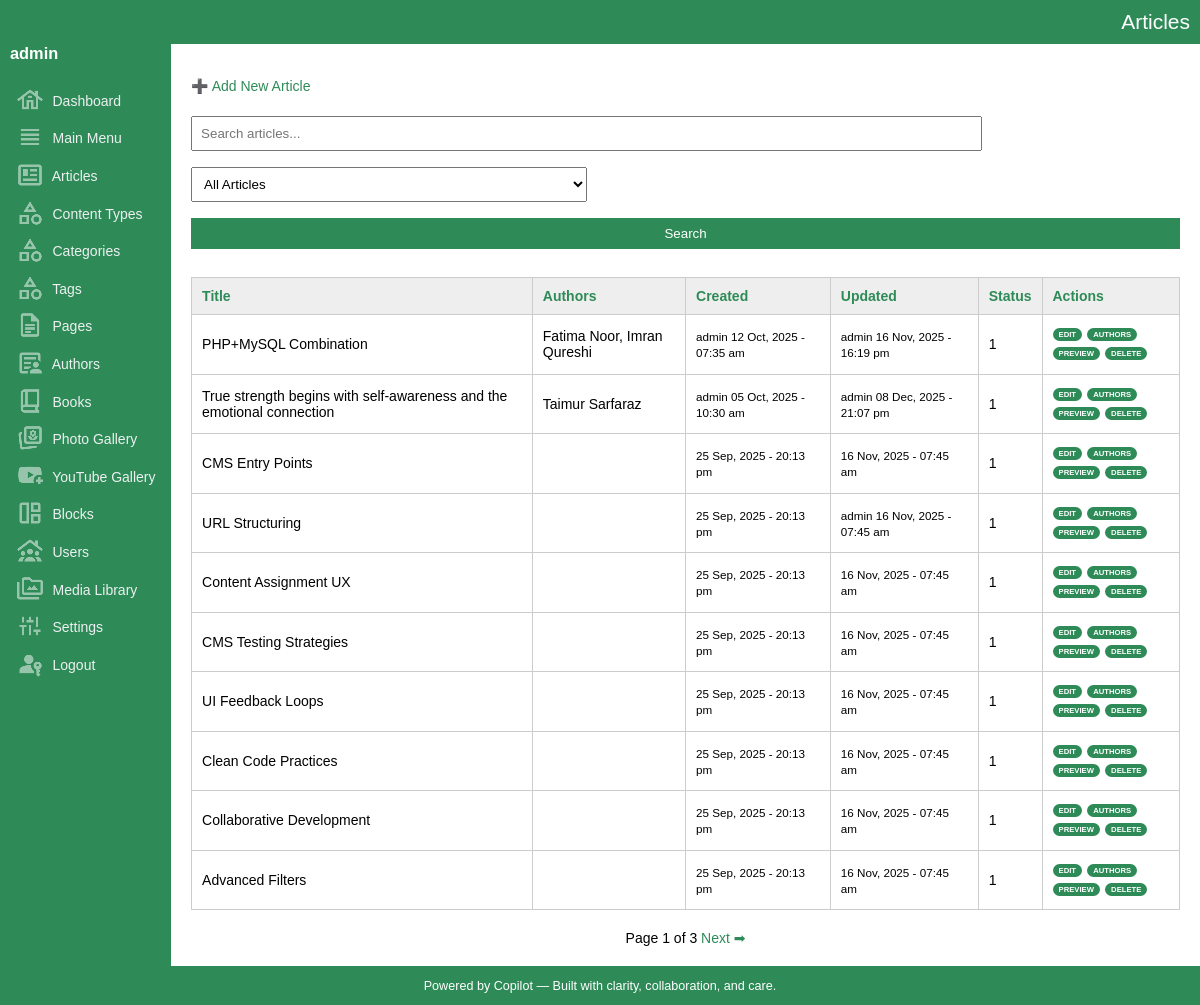
The page /admin/articles/list.php (signed in) on the database its author committed.
### tables this page shows
CREATE TABLE IF NOT EXISTS `articles` (
  `key_articles` int(10) UNSIGNED NOT NULL AUTO_INCREMENT,
  `key_media_banner` int(10) UNSIGNED DEFAULT '0',
  `document_code` varchar(50) NOT NULL DEFAULT '',
  `title` varchar(300) NOT NULL DEFAULT '',
  `title_sub` varchar(300) NOT NULL DEFAULT '',
  `article_snippet` varchar(1000) NOT NULL DEFAULT '',
  `article_content` mediumtext NOT NULL,
  `content_type` varchar(300) NOT NULL DEFAULT '',
  `book_indent_level` tinyint(4) NOT NULL DEFAULT '0',
  `url` varchar(200) NOT NULL DEFAULT '',
  `banner_image_url` varchar(2000) DEFAULT '',
  `sort` smallint(6) NOT NULL DEFAULT '0',
  `entry_date_time` datetime NOT NULL DEFAULT CURRENT_TIMESTAMP,
  `update_date_time` datetime NOT NULL DEFAULT CURRENT_TIMESTAMP ON UPDATE CURRENT_TIMESTAMP,
  `created_by` int(10) UNSIGNED DEFAULT NULL,
  `updated_by` int(10) UNSIGNED DEFAULT NULL,
  `is_featured` tinyint(1) NOT NULL DEFAULT '0',
  `show_on_home` tinyint(1) NOT NULL DEFAULT '1',
  `is_active` tinyint(1) DEFAULT '1',
  PRIMARY KEY (`key_articles`),
  KEY `fk_articles_media` (`key_media_banner`),
  KEY `entry_date_time` (`entry_date_time`),
  KEY `update_date_time` (`update_date_time`),
  KEY `is_active` (`is_active`),
  KEY `is_featured` (`is_featured`),
  KEY `document_code` (`document_code`)
);

CREATE TABLE IF NOT EXISTS `users` (
  `key_user` int(10) UNSIGNED NOT NULL AUTO_INCREMENT,
  `key_media_banner` int(10) UNSIGNED NOT NULL,
  `name` varchar(200) NOT NULL DEFAULT '',
  `username` varchar(100) NOT NULL,
  `password_hash` varchar(255) NOT NULL,
  `email` varchar(200) DEFAULT NULL,
  `role` enum('admin','editor','viewer') DEFAULT 'viewer',
  `is_active` tinyint(1) DEFAULT '1',
  `entry_date_time` datetime DEFAULT CURRENT_TIMESTAMP,
  `update_date_time` datetime DEFAULT CURRENT_TIMESTAMP ON UPDATE CURRENT_TIMESTAMP,
  `phone` varchar(20) DEFAULT NULL,
  `address` text,
  `city` varchar(100) DEFAULT NULL,
  `state` varchar(100) DEFAULT NULL,
  `country` varchar(100) DEFAULT NULL,
  `description` text,
  `url` varchar(200) DEFAULT NULL,
  `banner_image_url` varchar(2000) NOT NULL,
  PRIMARY KEY (`key_user`),
  UNIQUE KEY `username` (`username`)
);

### admin/articles/list.php (the view, shortened to what this page needs)
<?php
include_once('../../dbconnection.php');
include_once('../functions.php');
include_once('../layout.php');
?>
<p><a href="#" onclick="openModal()">➕ Add New Article</a></p>
<form method="get">
    <input type="text" name="q" placeholder="Search articles..." value="<?= htmlspecialchars($_GET['q'] ?? '') ?>">
    <select name="filter" onchange="this.form.submit()">
        <option value="">All Articles</option>
    </select>
    <input type="submit" value="Search">
</form>
<table>
	<thead>
		<tr>
			<th><?= sortLink('Title', 'title', $_GET['sort'] ?? '', $_GET['dir'] ?? '') ?></th>
			<th>Authors</th>
			<th><?= sortLink('Created', 'entry_date_time', $_GET['sort'] ?? '', $_GET['dir'] ?? '') ?></th>
			<th><?= sortLink('Updated', 'update_date_time', $_GET['sort'] ?? '', $_GET['dir'] ?? '') ?></th>
			<th><?= sortLink('Status', 'is_active', $_GET['sort'] ?? '', $_GET['dir'] ?? '') ?></th>
			<th>Actions</th>
		</tr>
	</thead>
	<tbody>
	<?php
	$limit = 10;
	$page = isset($_GET['page']) ? max(1, intval($_GET['page'])) : 1;
	$offset = ($page - 1) * $limit;
	$q = $_GET['q'] ?? '';
	$q = $conn->real_escape_string($q);
	$sort = $_GET['sort'] ?? 'entry_date_time';
	$dir = $_GET['dir'] ?? 'desc';
	$sql = "SELECT key_articles, title, article_snippet, entry_date_time, update_date_time, is_active
			FROM articles";
	$sql .= " ORDER BY $sort $dir LIMIT $limit OFFSET $offset";
	$result = $conn->query($sql);
	while ($row = $result->fetch_assoc()) {
		$keyArticles = $row['key_articles'];
		$createdUpdated = $conn->query("SELECT
			a.key_articles,
			u1.username AS creator,
			u2.username AS updater
			FROM articles a
			LEFT JOIN users u1 ON a.created_by = u1.key_user
			LEFT JOIN users u2 ON a.updated_by = u2.key_user
			WHERE key_articles = $keyArticles")->fetch_assoc();
		$authRes = $conn->query("SELECT a.name FROM authors a JOIN article_authors aa ON a.key_authors = aa.key_authors WHERE aa.key_articles = $keyArticles");
		$authorNames = [];
		while ($a = $authRes->fetch_assoc()) {
		  $authorNames[] = $a['name'];
		}
		$authorDisplay = implode(', ', $authorNames);
		$date_created = date_format(date_create($row["entry_date_time"]), "d M, Y - H:i a");
		$date_updated = date_format(date_create($row["update_date_time"]), "d M, Y - H:i a");
		echo "<tr>
		<td>{$row['title']}</td>
		<td>" . htmlspecialchars($authorDisplay) . "</td>
		<td><small>{$createdUpdated['creator']} $date_created</small></td>
		<td><small>{$createdUpdated['updater']} $date_updated</small></td>
		<td>{$row['is_active']}</td>
		<td class='record-action-links'>
		  <a href='#' onclick='editItem({$row['key_articles']}, \"get_article.php\", [\"title\",\"title_sub\",\"article_snippet\",\"article_content\",\"url\",\"book_indent_level\",\"banner_image_url\",\"key_media_banner\",\"sort\",\"entry_date_time\",\"update_date_time\",\"is_featured\",\"show_on_home\",\"is_active\"])'>Edit</a>
		  <a href='#' onclick='openAuthorModal({$row['key_articles']},\"{$row['title']}\")'>Authors</a>
		  <a href='preview.php?id={$row['key_articles']}' target='_blank'>Preview</a>
		  <a href='delete.php?id={$row['key_articles']}' onclick='return confirm(\"Delete this article?\")'>Delete</a>
		</td>
		</tr>";
	}
	$countSql = "SELECT COUNT(*) AS total FROM articles";
	$countResult = $conn->query($countSql);
	$totalArticles = $countResult->fetch_assoc()['total'];
	$totalPages = ceil($totalArticles / $limit);
	?>
	</tbody>
</table>
<div id="pager">
	Page <?php echo $page; ?> of <?php echo $totalPages; ?>
	<?php if ($page < $totalPages): ?>
	<a href="?page=<?php echo $page + 1; ?>&q=<?php echo urlencode($q); ?>&sort=<?php echo urlencode($sort); ?>&dir=<?php echo urlencode($dir); ?>">Next ➡</a>
	<?php endif; ?>
</div>

### admin/assets/css/style.css (style rules this page uses)
body { margin:0; font-family:Arial, sans-serif; font-size:14px; }
a { color:seagreen; text-decoration:none; }
table { width:100%; border-collapse:collapse; margin-top:20px; }
table th, table td { padding:10px; border:1px solid #ccc; text-align:left; }
table th { background:#eee; color:seagreen; }
form select, form input[type="number"], #username, #password { width:40%; padding:8px; margin:8px 0; box-sizing:border-box; }
form input[type="text"], form input[type="url"], form input[type="tel"], form input[type="email"] { width:80%; padding:8px; margin:8px 0; box-sizing:border-box; }
form textarea, form input[type="submit"] { width:100%; padding:8px; margin:8px 0; box-sizing:border-box; }
form input[type="submit"] { background:seagreen; color:#fff; border:none; cursor:pointer; }
.record-action-links { text-transform:uppercase; font-size:.55em; font-weight:bold; word-spacing:3px; line-height:250%; max-width:150px; }
.record-action-links a { background-color:seagreen; color:#FFF; border-radius:30px; padding:2px 6px 2px 6px; }
#pager { margin-top:20px; text-align:center; }

### rows shown on the page
articles: title "PHP+MySQL Combination", authorDisplay "Fatima Noor, Imran Qureshi", users.username "admin", entry_date_time "12 Oct, 2025 - 07:35 am", update_date_time "16 Nov, 2025 - 16:19 pm", is_active "1"
articles: title "True strength begins with self-awareness and the emotional connection", authorDisplay "Taimur Sarfaraz", users.username "admin", entry_date_time "05 Oct, 2025 - 10:30 am", update_date_time "08 Dec, 2025 - 21:07 pm", is_active "1"
articles: title "CMS Entry Points", entry_date_time "25 Sep, 2025 - 20:13 pm", update_date_time "16 Nov, 2025 - 07:45 am", is_active "1"
articles: title "URL Structuring", entry_date_time "25 Sep, 2025 - 20:13 pm", users.username "admin", update_date_time "16 Nov, 2025 - 07:45 am", is_active "1"
articles: title "Content Assignment UX", entry_date_time "25 Sep, 2025 - 20:13 pm", update_date_time "16 Nov, 2025 - 07:45 am", is_active "1"
articles: title "CMS Testing Strategies", entry_date_time "25 Sep, 2025 - 20:13 pm", update_date_time "16 Nov, 2025 - 07:45 am", is_active "1"
articles: title "UI Feedback Loops", entry_date_time "25 Sep, 2025 - 20:13 pm", update_date_time "16 Nov, 2025 - 07:45 am", is_active "1"
articles: title "Clean Code Practices", entry_date_time "25 Sep, 2025 - 20:13 pm", update_date_time "16 Nov, 2025 - 07:45 am", is_active "1"
articles: title "Collaborative Development", entry_date_time "25 Sep, 2025 - 20:13 pm", update_date_time "16 Nov, 2025 - 07:45 am", is_active "1"
articles: title "Advanced Filters", entry_date_time "25 Sep, 2025 - 20:13 pm", update_date_time "16 Nov, 2025 - 07:45 am", is_active "1"

### other values the page prints
$title "Articles"
$username "admin"
$label "Title Created Updated Status"
$page "1"
$totalPages "3"
